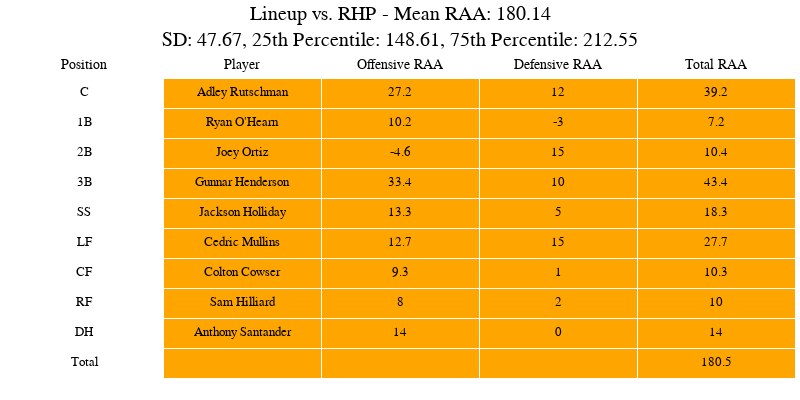
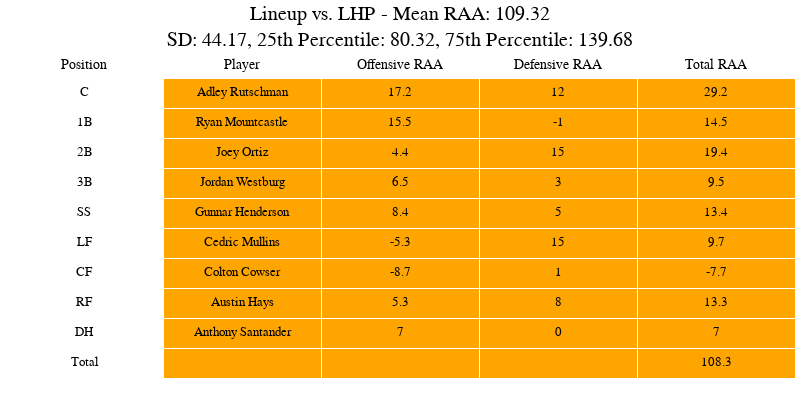

These figures' notebook cell, in order:
### Code cell
create_and_display_lineup_visual(optimized_rhp_lineup, player_data, "RHP")
create_and_display_lineup_visual(optimized_lhp_lineup, player_data, "LHP")

### Figure 1 — Plotly figure (JSON) as saved in the notebook; plotly's stock layout.template omitted (floating-point values rounded to 4 significant figures)
{"data": [{"cells": {"align": "center", "fill": {"color": ["white", "#FFA500"]}, "font": {"color": "black", "family": "Helvetica", "size": 13}, "height": 30, "values": [["C", "1B", "2B", "3B", "SS", "LF", "CF", "RF", "DH", "Total"], ["Adley Rutschman", "Ryan O'Hearn", "Joey Ortiz", "Gunnar Henderson", "Jackson Holliday", "Cedric Mullins", "Colton Cowser", "Sam Hilliard", "Anthony Santander", ""], [27.2, 10.2, -4.6, 33.4, 13.3, 12.7, 9.3, 8, 14, ""], [12, -3, 15, 10, 5, 15, 1, 2, 0, ""], [39.2, 7.2, 10.4, 43.4, 18.3, 27.7, 10.3, 10, 14, 180.5]]}, "header": {"align": "center", "fill": {"color": "white"}, "font": {"color": "black", "family": "Helvetica", "size": 14}, "values": ["Position", "Player", "Offensive RAA", "Defensive RAA", "Total RAA"]}, "type": "table"}], "layout": {"height": 400, "margin": {"b": 5, "l": 5, "r": 5, "t": 50}, "paper_bgcolor": "white", "title": {"font": {"color": "black", "family": "Helvetica", "size": 20}, "text": "Lineup vs. RHP - Mean RAA: 180.14<br>SD: 47.67, 25th Percentile: 148.61, 75th Percentile: 212.55", "x": 0.5, "xanchor": "center", "y": 0.95, "yanchor": "top"}, "width": 800}}

### Figure 2 — Plotly figure (JSON) as saved in the notebook; plotly's stock layout.template omitted (floating-point values rounded to 4 significant figures)
{"data": [{"cells": {"align": "center", "fill": {"color": ["white", "#FFA500"]}, "font": {"color": "black", "family": "Helvetica", "size": 13}, "height": 30, "values": [["C", "1B", "2B", "3B", "SS", "LF", "CF", "RF", "DH", "Total"], ["Adley Rutschman", "Ryan Mountcastle", "Joey Ortiz", "Jordan Westburg", "Gunnar Henderson", "Cedric Mullins", "Colton Cowser", "Austin Hays", "Anthony Santander", ""], [17.2, 15.5, 4.4, 6.5, 8.4, -5.3, -8.7, 5.3, 7, ""], [12, -1, 15, 3, 5, 15, 1, 8, 0, ""], [29.2, 14.5, 19.4, 9.5, 13.4, 9.7, -7.7, 13.3, 7, 108.3]]}, "header": {"align": "center", "fill": {"color": "white"}, "font": {"color": "black", "family": "Helvetica", "size": 14}, "values": ["Position", "Player", "Offensive RAA", "Defensive RAA", "Total RAA"]}, "type": "table"}], "layout": {"height": 400, "margin": {"b": 5, "l": 5, "r": 5, "t": 50}, "paper_bgcolor": "white", "title": {"font": {"color": "black", "family": "Helvetica", "size": 20}, "text": "Lineup vs. LHP - Mean RAA: 109.32<br>SD: 44.17, 25th Percentile: 80.32, 75th Percentile: 139.68", "x": 0.5, "xanchor": "center", "y": 0.95, "yanchor": "top"}, "width": 800}}
